Frame 1 (no input): blank canvas, image omitted
Frame 60 (the mouse pressed at the canvas centre just before this capture): blank canvas, image omitted
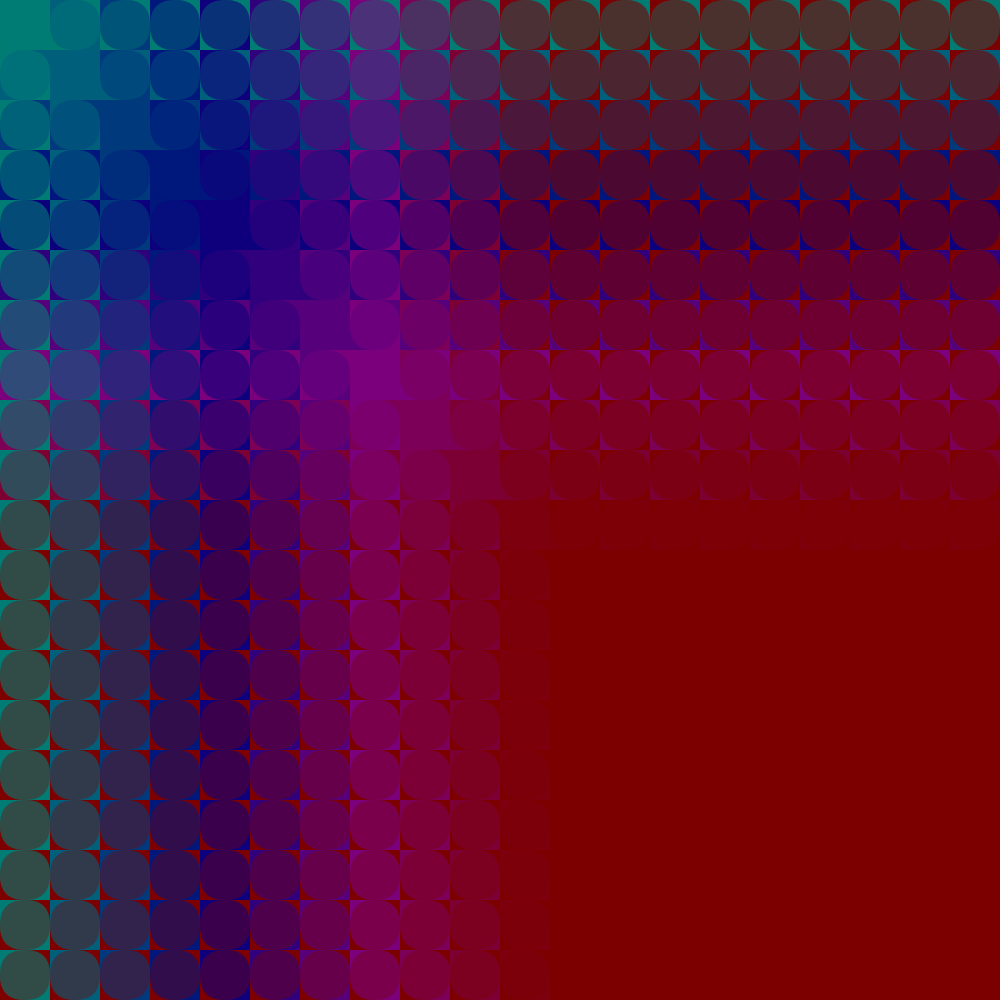
Frame 120 (the mouse held since frame 60 and released just before this capture)

The Processing sketch whose frames 1 and 60 were blank and that drew this single picture after the mouse press (run headless with seeded random() and noise(); from frame 60 on, the mouse is pressed at the canvas centre):

// Processing sketch: processing_159917
// ── processing_159917.pde

void setup(){
  size(1000, 1000);
  colorMode(HSB);
  background(0);
}

void draw(){
  noStroke();
  int x = 0;
  int y = 0;
  
  while(x < 1000){
   while(y < 1000){
      fill(250 - mouseX/4 + x/4, mouseY + y/8, mouseX/8 + mouseY/8);
      rect(x, y, 50, 50, 0, 25, 0, 25);
      y = y + 50;
    }
    x = x + 50;
    y = 0;
  }
  
  x = 0;
  y = 0;
  
    while(x < 1000){
   while(y < 1000){
      fill(250 - mouseY/4 + y/4, mouseX + x/8, mouseX/8 + mouseY/8, 100);
      rect(x, y, 50, 50, 25, 0, 25, 0);
      y = y + 50;
    }
    x = x + 50;
    y = 0;
  }
}
